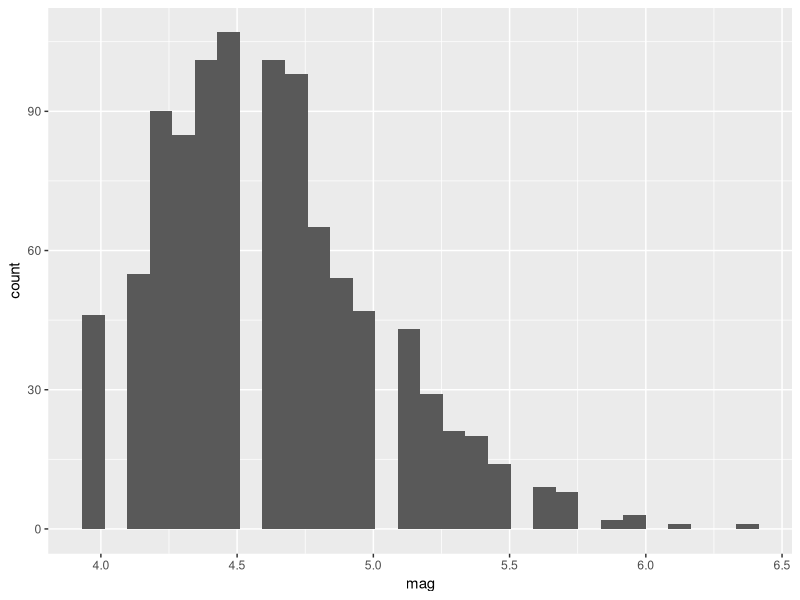

Write the R code that produced this figure.
# Load up the libraries we need and data
library(tidyverse)
data(quakes)

# A histogram of magnitudes
ggplot(data=quakes) +
  geom_histogram(mapping=aes(x=mag))

# Other stuff goes here

